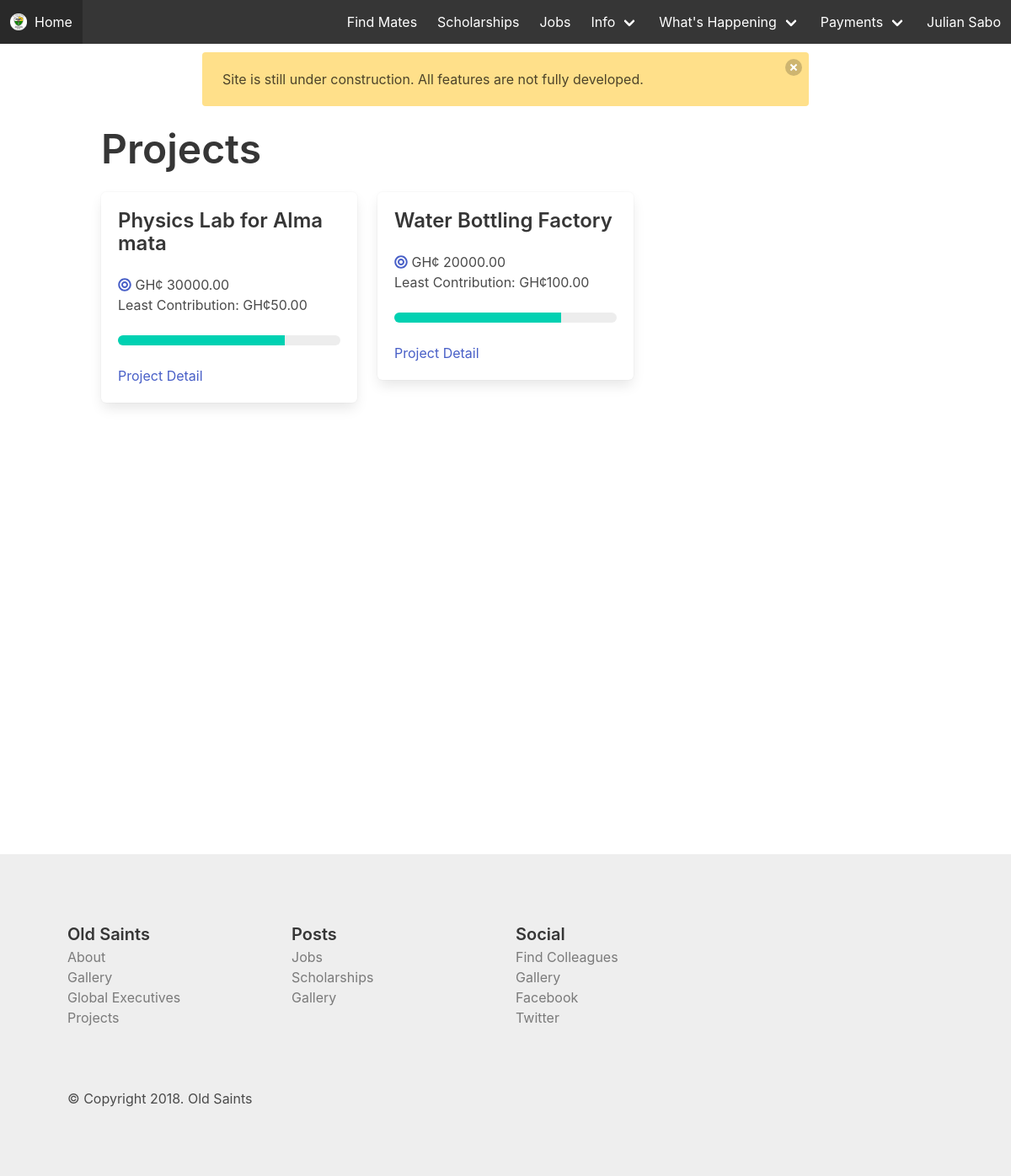
Screenshot of /projects/ (signed in) with the database file from the repository.
### web/models.py (models this page shows, shortened)
class Project(models.Model):
    title = models.CharField(max_length=100)
    description = models.TextField()
    target = models.DecimalField(decimal_places=2, max_digits=10)
    payment_deadline = models.DateField()
    least_contribution = models.DecimalField(decimal_places=2, max_digits=6)
    active = models.BooleanField(default=True)
    date_created = models.DateTimeField(auto_now_add=True)
    project_type = models.ForeignKey(ProjectType, related_name="project", on_delete=models.CASCADE)
    image1 = models.ImageField(upload_to="images/", blank=True)
    image2 = models.ImageField(upload_to="images/", blank=True)
    image3 = models.ImageField(upload_to="images/", blank=True)
    image4 = models.ImageField(upload_to="images/", blank=True)
    image5 = models.ImageField(upload_to="images/", blank=True)
    image6 = models.ImageField(upload_to="images/", blank=True)
    class Meta:
        ordering = ('-date_created', )

### web/views.py (the view)
# urls.py: url(r'^projects/$', views.projects, name="projects"),
@login_required
def projects(request):
    context = {
        "projects": Project.objects.all()
    }
    return render(request, "web/projects.html", context)

### web/templates/web/projects.html (shortened to what this page needs)
{% extends "web/base.html" %}
{% block content %}
<div class="container">
    <p class="title is-1">Projects</p>
    <div class="columns is-multiline is-mobile">
        {% for post in projects %}
        <div class="column is-one-third">
            <div class="box">
                <p class="title is-4">{{post.title}}</p>
                <p><i class="fas fa-bullseye has-text-link"></i> GH¢ {{post.target}} <br>Least Contribution: GH¢{{post.least_contribution}}</p>
                <br>
                <progress class="progress is-primary is-small" value="75" max="100">75%</progress>
                <a href="{% url 'web:project_detail' post.id %}">Project Detail</a>
            </div>
        </div>
        {% endfor %}
    </div>
</div>
{% endblock content %}

### web/templates/web/base.html (shortened to what this page needs)
{% load static %}
<!DOCTYPE html>
<html lang="en">
<head>
    <link rel="stylesheet" href="https://cdnjs.cloudflare.com/ajax/libs/bulma/0.7.1/css/bulma.min.css" />
    <link rel="stylesheet" href="{% static 'web/css/main.css' %}">
    <link rel="stylesheet" href="{% static 'web/css/intlTelInput.min.css' %}">
</head>
<body>
    <header>
        <nav class="navbar is-dark" role="navigation" aria-label="main navigation">
            <div class="navbar-brand">
                <a class="navbar-item" href="/">
                    <img src="{% static 'web/images/oldsaints-01.png' %}" alt="Old Saints" width="20" height="20"> &nbsp;{% if home %}
                    Old Saints
                    {% else %}
                    Home
                    {% endif %}
                </a>
            </div>
            <div class="navbar-menu">
                <div class="navbar-end">
                    <a class="navbar-item" href="{% url 'web:find_mate' %}">
                        Find Mates
                    </a>
                    <a class="navbar-item" href="{% url 'web:scholarships' %}">
                        Scholarships
                    </a>
                    <a class="navbar-item" href="{% url 'web:jobs' %}">
                        Jobs
                    </a>
                    <div class="navbar-item has-dropdown is-hoverable">
                        <a class="navbar-link">
                            Info
                        </a>
                    </div>
                    <div class="navbar-item has-dropdown is-hoverable">
                        <a class="navbar-link">
                            What's Happening
                        </a>
                    </div>
                    <div class="navbar-item has-dropdown is-hoverable">
                        <a class="navbar-link">
                            Payments
                        </a>
                    </div>
                    {% if user.is_authenticated %}
                    {% if user.is_superuser %}
                    <div class="navbar-item has-dropdown is-hoverable">
                        <a class="navbar-link">
                            {{user.get_full_name}}
                        </a>
                        <div class="navbar-dropdown is-boxed">
                            <a class="navbar-item" target="_blank" href="/admin/web/">
                                Admin Site
                            </a>
                            <a class="navbar-item" href="">
                                Profile
                            </a>
                            <a href="{% url 'web:logout' %}" class="navbar-item">Log out</a>
                        </div>
                    </div>
                    {% else %}
                    <a class="navbar-item" href="">
                        {{user.get_full_name}}
                    </a>
                    {% endif %} {% else %}
                    <a class="navbar-item" href="{% url 'web:login' %}">
                        Log in
                    </a>
                    {% endif %}
                </div>
            </div>
        </nav>
    </header>
    <div class="notification is-warning" style="width: 60%; margin-left: auto; margin-right: auto; margin-top: 10px;">
        <button class="delete"></button>
        Site is still under construction. All features are not fully developed.
    </div>
    <div class="content-block">
        {% block content %} {% endblock content %}
    </div>
    <footer>
        <div class="columns">
            <div class="column">
                <h4 class="is-size-5 has-text-weight-semibold  has-text-grey-darker">Old Saints</h4>
                <ul>
                    <li>
                        <a href="{% url 'web:about' %}" class="has-text-grey">About</a>
                    </li>
                    <li>
                        <a href="{% url 'web:gallery' %}" class="has-text-grey">Gallery</a>
                    </li>
                    <li>
                        <a href="{% url 'web:global_executives' %}" class="has-text-grey">Global Executives</a>
                    </li>
                    <li>
                        <a href="" class="has-text-grey">Projects</a>
                    </li>
                </ul>
            </div>
            <div class="column">
                <h4 class="is-size-5 has-text-weight-semibold  has-text-grey-darker">Posts</h4>
                <ul>
                    <li>
                        <a href="{% url 'web:jobs' %}" class="has-text-grey">Jobs</a>
                    </li>
                    <li>
                        <a href="{% url 'web:scholarships' %}" class="has-text-grey">Scholarships</a>
                    </li>
                    <li>
                        <a href="" class="has-text-grey">Gallery</a>
                    </li>
                </ul>
            </div>
            <div class="column">
                <h4 class="is-size-5 has-text-weight-semibold  has-text-grey-darker">Social</h4>
                <ul>
                    <li>
                        <a href="{% url 'web:find_mate' %}" class="has-text-grey">Find Colleagues</a>
                    </li>
                    <li>
                        <a href="" class="has-text-grey">Gallery</a>
                    </li>
                    <li>
                        <a href="" class="has-text-grey">Facebook</a>
                    </li>
                    <li>
                        <a href="" class="has-text-grey">Twitter</a>
                    </li>
                </ul>
            </div>
            <div class="column">
            </div>
        </div>
        <br>
        <br> &copy; Copyright 2018. Old Saints
    </footer>
</body>
</html>

### web/static/web/css/main.css (style rules this page uses)
footer { margin-top: 4em; padding: 5em; background: #eee }
.content-block { min-height: 100vh; }

### rows the page displays
Project: title "Physics Lab for Alma mata", target "30000.00", least_contribution "50.00"
Project: title "Water Bottling Factory", target "20000.00", least_contribution "100.00"

### other values shown
{{ user.get_full_name }} "Julian Sabo"
